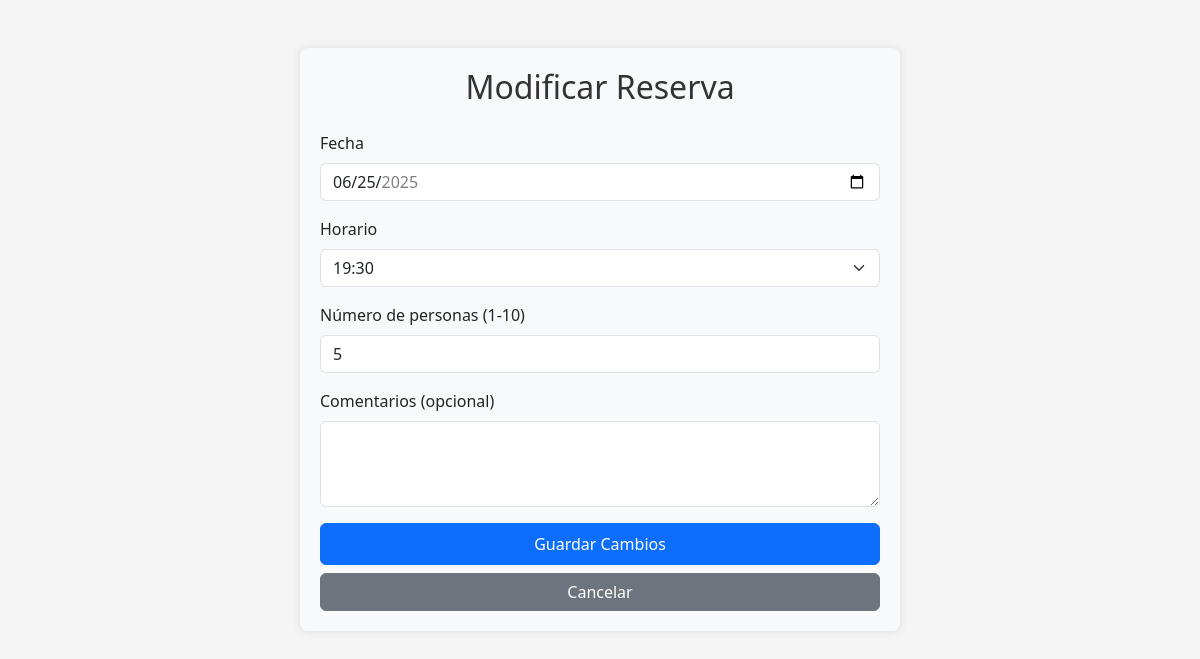
The page /pages/modificar_reserva.php?id=14 (signed in) on the database its author committed.
### tables this page shows
CREATE TABLE `reservas` (
  `id` int(11) NOT NULL,
  `usuario_id` int(11) NOT NULL,
  `horario_id` tinyint(4) NOT NULL,
  `fecha` date NOT NULL,
  `personas` int(11) NOT NULL CHECK (`personas` between 1 and 10),
  `comentarios` text DEFAULT NULL,
  `estado` enum('confirmada','cancelada','completada') DEFAULT 'confirmada',
  `fecha_creacion` timestamp NOT NULL DEFAULT current_timestamp()
);

### pages/modificar_reserva.php (the view, shortened to what this page needs)
<?php
require_once '../includes/conexion.php';
$reserva_id = $_GET['id'];
$usuario_id = $_SESSION['usuario_id'];
$stmt = $conn->prepare("
    SELECT r.*,
           TIME_FORMAT(h.hora, '%H:%i') as horario_formateado
    FROM reservas r
    JOIN horarios h ON r.horario_id = h.id
    WHERE r.id = ? AND r.usuario_id = ?
");
$stmt->bind_param("ii", $reserva_id, $usuario_id);
$stmt->execute();
$result = $stmt->get_result();
$reserva = $result->fetch_assoc();
$horarios = $conn->query("SELECT id, TIME_FORMAT(hora, '%H:%i') as horario FROM horarios ORDER BY hora");
?>
<!DOCTYPE html>
<html lang="es">
<head>
    <link href="https://cdn.jsdelivr.net/npm/bootstrap@5.3.0/dist/css/bootstrap.min.css" rel="stylesheet">
    <link rel="stylesheet" href="../assets/css/main.css">
</head>
<body>
    <div class="container py-5">
        <div class="form-container">
            <h2 class="form-title">Modificar Reserva</h2>
            <form method="POST">
                <div class="mb-3">
                    <label class="form-label">Fecha</label>
                    <input type="date" name="fecha" class="form-control" required
                           value="<?= htmlspecialchars($reserva['fecha']) ?>"
                           min="<?= date('Y-m-d') ?>"
                           max="<?= date('Y-m-d', strtotime('+3 months')) ?>">
                </div>
                <div class="mb-3">
                    <label class="form-label">Horario</label>
                    <select name="horario_id" class="form-select" required>
                        <?php while($horario = $horarios->fetch_assoc()): ?>
                            <option value="<?= htmlspecialchars($horario['id']) ?>"
                                <?= ($horario['id'] == $reserva['horario_id']) ? 'selected' : '' ?>>
                                <?= htmlspecialchars($horario['horario']) ?>
                            </option>
                        <?php endwhile; ?>
                    </select>
                </div>
                <div class="mb-3">
                    <label class="form-label">Número de personas (1-10)</label>
                    <input type="number" name="personas" class="form-control"
                           min="1" max="10" required
                           value="<?= htmlspecialchars($reserva['personas']) ?>">
                </div>
                <div class="mb-3">
                    <label class="form-label">Comentarios (opcional)</label>
                    <textarea name="comentarios" class="form-control" rows="3"><?=
                        htmlspecialchars($reserva['comentarios'] ?? '') ?></textarea>
                </div>
                <div class="d-grid gap-2">
                    <button type="submit" class="btn btn-primary py-2">Guardar Cambios</button>
                    <a href="mis_reservas.php" class="btn btn-secondary">Cancelar</a>
                </div>
            </form>
        </div>
    </div>
</body>
</html>

### assets/css/main.css (style rules this page uses)
* { margin: 0; padding: 0; box-sizing: border-box; }
body { font-family: "Segoe UI", sans-serif; font-size: 16px; background-color: #ecf0f1; color: #2c3e50; }
:root { --primary: #0d6efd; --dark: #212529; --light: #f8f9fa; }
body { font-family: system-ui, -apple-system, "Segoe UI", Roboto, "Helvetica Neue", Arial, sans-serif; background-color: #f5f5f5; color: #212529; }

### pages/modificar_reserva.php (style rules this page uses)
.form-container { max-width: 600px; margin: 0 auto; padding: 20px; background-color: #f8f9fa; border-radius: 8px; box-shadow: 0 0 10px rgba(0,0,0,0.1); }
.form-title { text-align: center; margin-bottom: 25px; color: #333; }

### rows shown on the page
reservas: fecha "06/25/2025", horario_id "19:30", personas "5"
